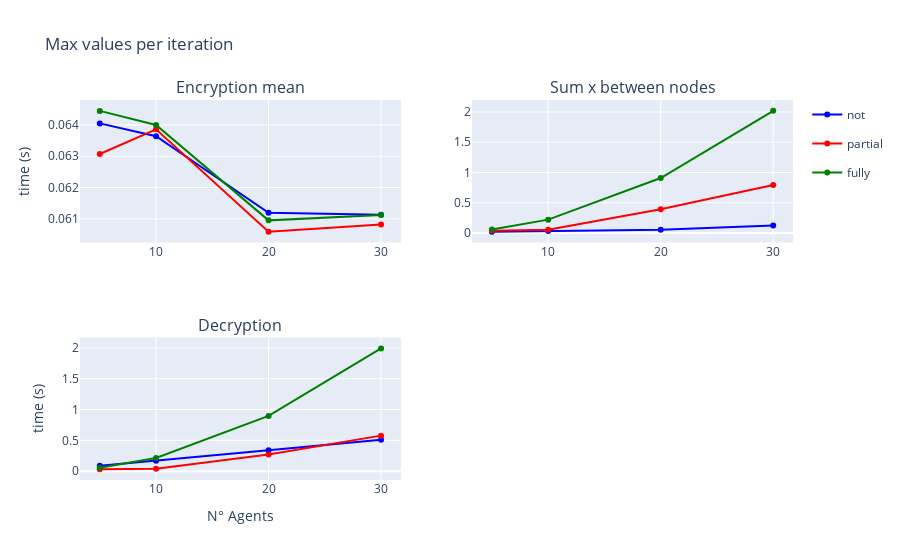

Write notebook code for a chart like this one.
### Markdown cell above
### Components - Max time per iteration

### Code cell
fig = make_subplots(rows=2, cols=2, subplot_titles=("Encryption mean", "Sum x between nodes", "Decryption"))
fig.add_trace(go.Scatter(x=to_plot_enc_max.index, y=to_plot_enc_max['not'], name='not', legendgroup='not', line=dict(color='blue')), row=1, col=1)
fig.add_trace(go.Scatter(x=to_plot_enc_max.index, y=to_plot_enc_max['partial'], name = 'partial', legendgroup='partial', line=dict(color='red')), row=1, col=1)
fig.add_trace(go.Scatter(x=to_plot_enc_max.index, y=to_plot_enc_max['fully'], name='fully', legendgroup='fully', line=dict(color='green')), row=1, col=1)

fig.add_trace(go.Scatter(x=to_plot_sum_max.index, y=to_plot_sum_max['not'], name='not', legendgroup='not', line=dict(color='blue'), showlegend=False), row=1, col=2)
fig.add_trace(go.Scatter(x=to_plot_sum_max.index, y=to_plot_sum_max['partial'], name='partial', legendgroup='partial', line=dict(color='red'), showlegend=False), row=1, col=2)
fig.add_trace(go.Scatter(x=to_plot_sum_max.index, y=to_plot_sum_max['fully'], name='fully', legendgroup='fully', line=dict(color='green'), showlegend=False), row=1, col=2)

fig.add_trace(go.Scatter(x=to_plot_dec.index, y=to_plot_dec['not'], name='not', legendgroup='not', line=dict(color='blue'), showlegend=False), row=2, col=1)
fig.add_trace(go.Scatter(x=to_plot_dec.index, y=to_plot_dec['partial'], name='partial', legendgroup='partial', line=dict(color='red'), showlegend=False), row=2, col=1)
fig.add_trace(go.Scatter(x=to_plot_dec.index, y=to_plot_dec['fully'], name='fully', legendgroup='fully', line=dict(color='green'), showlegend=False), row=2, col=1)

fig.update_yaxes(title_text="time (s)", row=1, col=1)
fig.update_yaxes(title_text="time (s)", row=2, col=1)
fig.update_xaxes(title_text="N° Agents", row=2, col=1)
fig.update_xaxes(title_text="N° Agents", row=2, col=2)

fig.update_layout(title='Max values per iteration')

fig.show()

### Figure 1 — Plotly figure (JSON) as saved in the notebook; plotly's stock layout.template omitted (floating-point values rounded to 4 significant figures)
{"data": [{"legendgroup": "not", "line": {"color": "blue"}, "name": "not", "type": "scatter", "x": [5, 10, 20, 30], "xaxis": "x", "y": [0.06405, 0.06364, 0.06119, 0.06113], "yaxis": "y"}, {"legendgroup": "partial", "line": {"color": "red"}, "name": "partial", "type": "scatter", "x": [5, 10, 20, 30], "xaxis": "x", "y": [0.06307, 0.06386, 0.06059, 0.06082], "yaxis": "y"}, {"legendgroup": "fully", "line": {"color": "green"}, "name": "fully", "type": "scatter", "x": [5, 10, 20, 30], "xaxis": "x", "y": [0.06445, 0.064, 0.06095, 0.06112], "yaxis": "y"}, {"legendgroup": "not", "line": {"color": "blue"}, "name": "not", "showlegend": false, "type": "scatter", "x": [5, 10, 20, 30], "xaxis": "x2", "y": [0.02286, 0.03226, 0.05486, 0.126], "yaxis": "y2"}, {"legendgroup": "partial", "line": {"color": "red"}, "name": "partial", "showlegend": false, "type": "scatter", "x": [5, 10, 20, 30], "xaxis": "x2", "y": [0.03689, 0.05376, 0.3933, 0.7931], "yaxis": "y2"}, {"legendgroup": "fully", "line": {"color": "green"}, "name": "fully", "showlegend": false, "type": "scatter", "x": [5, 10, 20, 30], "xaxis": "x2", "y": [0.05687, 0.2207, 0.9092, 2.019], "yaxis": "y2"}, {"legendgroup": "not", "line": {"color": "blue"}, "name": "not", "showlegend": false, "type": "scatter", "x": [5, 10, 20, 30], "xaxis": "x3", "y": [0.08776, 0.1692, 0.3399, 0.5077], "yaxis": "y3"}, {"legendgroup": "partial", "line": {"color": "red"}, "name": "partial", "showlegend": false, "type": "scatter", "x": [5, 10, 20, 30], "xaxis": "x3", "y": [0.03305, 0.04106, 0.2697, 0.5764], "yaxis": "y3"}, {"legendgroup": "fully", "line": {"color": "green"}, "name": "fully", "showlegend": false, "type": "scatter", "x": [5, 10, 20, 30], "xaxis": "x3", "y": [0.0549, 0.2131, 0.8966, 1.992], "yaxis": "y3"}], "layout": {"annotations": [{"font": {"size": 16}, "showarrow": false, "text": "Encryption mean", "x": 0.225, "xanchor": "center", "xref": "paper", "y": 1, "yanchor": "bottom", "yref": "paper"}, {"font": {"size": 16}, "showarrow": false, "text": "Sum x between nodes", "x": 0.775, "xanchor": "center", "xref": "paper", "y": 1, "yanchor": "bottom", "yref": "paper"}, {"font": {"size": 16}, "showarrow": false, "text": "Decryption", "x": 0.225, "xanchor": "center", "xref": "paper", "y": 0.375, "yanchor": "bottom", "yref": "paper"}], "title": {"text": "Max values per iteration"}, "xaxis": {"anchor": "y", "domain": [0, 0.45]}, "xaxis2": {"anchor": "y2", "domain": [0.55, 1]}, "xaxis3": {"anchor": "y3", "domain": [0, 0.45], "title": {"text": "N° Agents"}}, "xaxis4": {"anchor": "y4", "domain": [0.55, 1], "title": {"text": "N° Agents"}}, "yaxis": {"anchor": "x", "domain": [0.625, 1], "title": {"text": "time (s)"}}, "yaxis2": {"anchor": "x2", "domain": [0.625, 1]}, "yaxis3": {"anchor": "x3", "domain": [0, 0.375], "title": {"text": "time (s)"}}, "yaxis4": {"anchor": "x4", "domain": [0, 0.375]}}}
